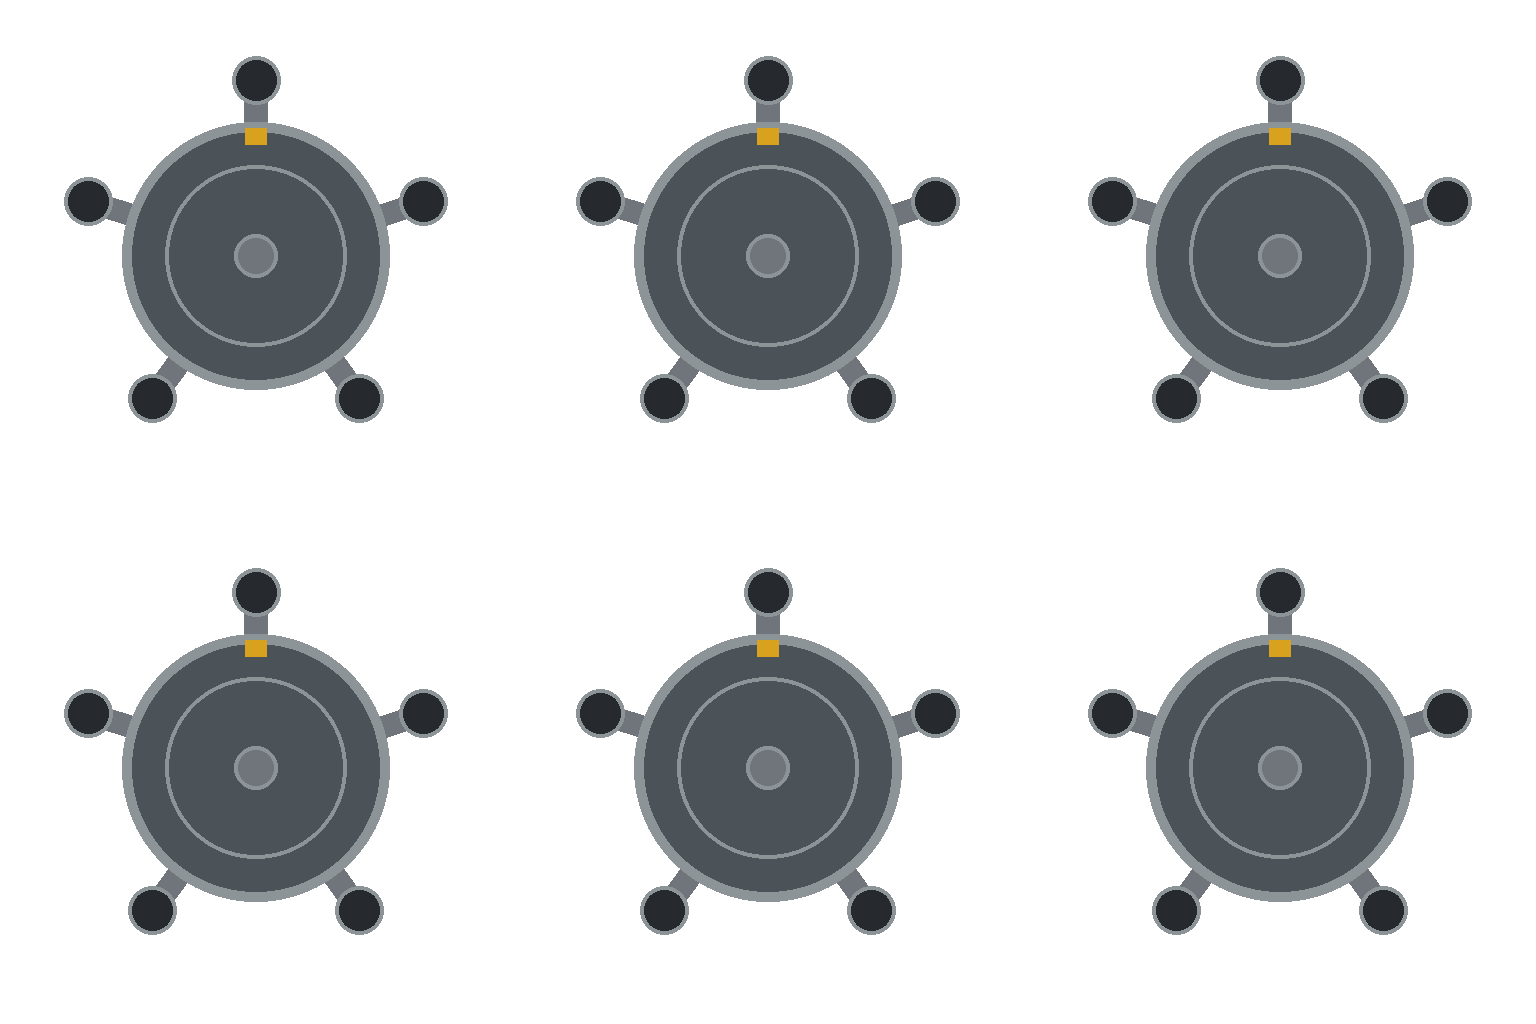

Recreate this plot in Python.
"""Geometry only: the fort's operator seat for the seated console banks.

    python fort-fittings-guide.py          # writes fort-fittings-guide.png beside this file

Canvas 1536x1024, 3 columns x 2 rows of 512px frames, overhead and orthographic on transparent ground. Every frame holds
the same guide, the operator seat: a round padded swivel seat on a five-legged castor base, 400 px across and centred in
its frame. The generator is asked for six renderings of it so the best can be chosen by eye; image generation does not
hold absolute scale on a mostly empty canvas, so the guide fills it instead of sitting in one corner. The seat is
single-cell, so the room fitting turns it with the fort pose; it is round with no backrest or arm so that no pose reads
wrong at any of the stations it stands at (a bank's operator side varies by wall; the seat must not).
"""
from pathlib import Path
import math
from PIL import Image, ImageDraw

HERE = Path(__file__).resolve().parent
S = 512
K = S / 192
PAD = '#4b5359'
PAD_EDGE = '#8d9498'
LEG = '#6f757a'
CASTOR = '#262a2e'
AMBER = '#d9a21e'


def seat(image):
    d = ImageDraw.Draw(image)
    cx, cy = S // 2, S // 2
    for i in range(5):
        a = math.radians(-90 + i * 72)
        x, y = cx + math.cos(a) * 66 * K, cy + math.sin(a) * 66 * K
        d.line((cx, cy, x, y), fill=LEG, width=round(9 * K))
        r = 9 * K
        d.ellipse((x - r, y - r, x + r, y + r), fill=CASTOR, outline=PAD_EDGE, width=4)
    r = 50 * K
    d.ellipse((cx - r, cy - r, cx + r, cy + r), fill=PAD, outline=PAD_EDGE, width=10)
    r = 34 * K
    d.ellipse((cx - r, cy - r, cx + r, cy + r), outline=PAD_EDGE, width=4)
    r = 8 * K
    d.ellipse((cx - r, cy - r, cx + r, cy + r), fill=LEG, outline=PAD_EDGE, width=4)
    d.rectangle((cx - 4 * K, cy - 48 * K, cx + 4 * K, cy - 42 * K), fill=AMBER)


if __name__ == '__main__':
    sheet = Image.new('RGBA', (1536, 1024))
    for slot in range(6):
        frame = Image.new('RGBA', (S, S))
        seat(frame)
        sheet.paste(frame, ((slot % 3) * S, (slot // 3) * S))
    sheet.save(HERE / 'fort-fittings-guide.png')
